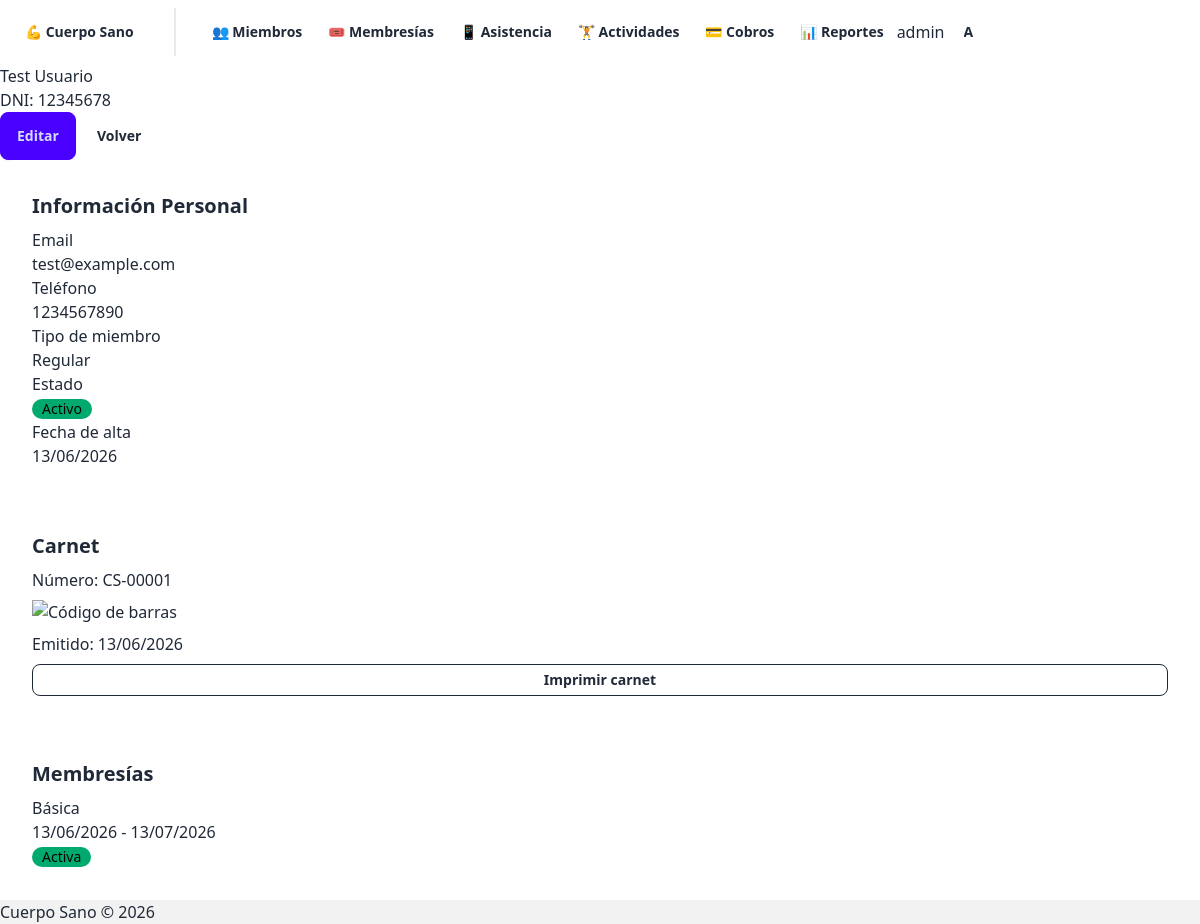
Before: /miembros/1/ (signed in) with the older database file.
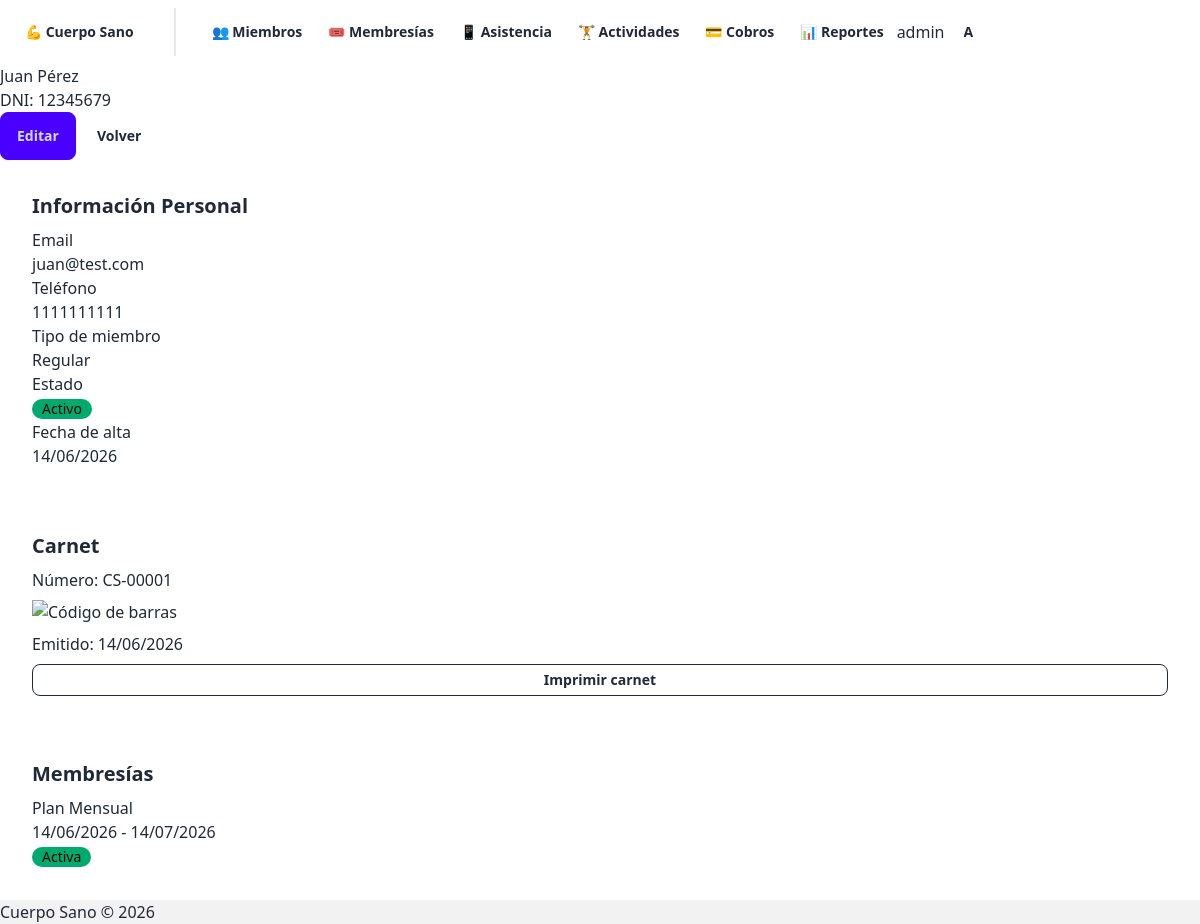
After: the same page with the newer database file.
### miembros/models.py (models this page shows, shortened)
class Miembro(models.Model):
    TIPO_CHOICES = [
        ('REGULAR', 'Regular'),
        ('ESTUDIANTE', 'Estudiante'),
        ('MAYOR', 'Persona Mayor'),
    ]
    nombre = models.CharField(max_length=100)
    apellido = models.CharField(max_length=100)
    dni = models.CharField(max_length=15, unique=True)
    email = models.EmailField(blank=True)
    telefono = models.CharField(max_length=20, blank=True)
    foto = CloudinaryField('foto', folder='miembros', blank=True, null=True)
    tipo_miembro = models.CharField(max_length=20, choices=TIPO_CHOICES, default='REGULAR')
    activo = models.BooleanField(default=True)
    fecha_alta = models.DateField(auto_now_add=True)
    def __str__(self):
        return f"{self.nombre} {self.apellido}"

class Carnet(models.Model):
    miembro = models.OneToOneField(Miembro, on_delete=models.CASCADE, related_name='carnet')
    numero_carnet = models.CharField(max_length=10, unique=True)
    codigo_barras_imagen = CloudinaryField('barcode', folder='carnets')
    fecha_emision = models.DateField(auto_now_add=True)

### membresias/models.py (models this page shows, shortened)
class Membresia(models.Model):
    ESTADO_CHOICES = [
        ('ACTIVA', 'Activa'),
        ('VENCIDA', 'Vencida'),
        ('CANCELADA', 'Cancelada')
    ]
    miembro = models.ForeignKey(Miembro, on_delete=models.CASCADE, related_name='membresias')
    tipo = models.ForeignKey(TipoMembresia, on_delete=models.PROTECT)
    fecha_inicio = models.DateField()
    fecha_fin = models.DateField()
    estado = models.CharField(max_length=20, choices=ESTADO_CHOICES, default='ACTIVA')
    class Meta:
        verbose_name_plural = 'Membresías'

class TipoMembresia(models.Model):
    nombre = models.CharField(max_length=100)
    descripcion = models.TextField(blank=True)
    precio = models.DecimalField(
        max_digits=10,
        decimal_places=2,
        validators=[MinValueValidator(Decimal('0.01'))]
    )
    duracion_dias = models.PositiveIntegerField()
    class Meta:
        verbose_name_plural = 'Tipos de membresía'

### miembros/views.py (the view)
# urls.py: path('<int:pk>/', views.detalle_miembro, name='detalle'),
@login_required
def detalle_miembro(request, pk):
    miembro = get_object_or_404(Miembro, pk=pk)
    try:
        carnet = miembro.carnet
    except Carnet.DoesNotExist:
        carnet = None
    context = {
        'miembro': miembro,
        'carnet': carnet,
    }
    return render(request, 'miembros/detalle.html', context)

### miembros/templatetags/custom_tags.py (called while the page is built)
@register.filter
def has_group(user, group_name):
    return user.groups.filter(name=group_name).exists()

### miembros/templates/miembros/detalle.html (shortened to what the changed rows need)
{% extends 'base.html' %}
{% block content %}
<div class="space-y-6">
    <div class="flex justify-between items-start">
        <div>
            <h1 class="text-3xl font-bold">{{ miembro.nombre }} {{ miembro.apellido }}</h1>
            <p class="text-gray-500">DNI: {{ miembro.dni }}</p>
        </div>
    </div>
    <div class="grid grid-cols-1 md:grid-cols-2 gap-6">
        <div class="card bg-base-100 shadow-md">
            <div class="card-body">
                <h2 class="card-title text-lg">Información Personal</h2>
                <div class="space-y-3">
                    <div>
                        <p class="text-sm text-gray-500">Email</p>
                        <p class="font-medium">{{ miembro.email|default:'No registrado' }}</p>
                    </div>
                    <div>
                        <p class="text-sm text-gray-500">Teléfono</p>
                        <p class="font-medium">{{ miembro.telefono|default:'No registrado' }}</p>
                    </div>
                    <div>
                        <p class="text-sm text-gray-500">Tipo de miembro</p>
                        <p class="font-medium">{{ miembro.get_tipo_miembro_display }}</p>
                    </div>
                    <div>
                        <p class="text-sm text-gray-500">Fecha de alta</p>
                        <p class="font-medium">{{ miembro.fecha_alta|date:'d/m/Y' }}</p>
                    </div>
                </div>
            </div>
        </div>
        <div class="space-y-4">
            {% if carnet %}
            <div class="card bg-base-100 shadow-md">
                <div class="card-body">
                    <h2 class="card-title text-lg">Carnet</h2>
                    <p class="text-sm">Número: <span class="font-mono font-bold">{{ carnet.numero_carnet }}</span></p>
                    {% if carnet.codigo_barras_imagen %}
                    <img src="{{ carnet.codigo_barras_imagen.url }}" alt="Código de barras" class="w-full">
                    {% endif %}
                    <p class="text-xs text-gray-500">Emitido: {{ carnet.fecha_emision|date:'d/m/Y' }}</p>
                    <a href="{% url 'miembros:carnet' miembro.pk %}" class="btn btn-sm btn-outline">Imprimir carnet</a>
                </div>
            </div>
            {% endif %}
        </div>
    </div>
    <div class="card bg-base-100 shadow-md">
        <div class="card-body">
            <h2 class="card-title text-lg">Membresías</h2>
            {% if miembro.membresias.all %}
            <div class="space-y-2">
                {% for membresia in miembro.membresias.all %}
                <div class="border rounded p-3">
                    <div class="flex justify-between items-start">
                        <div>
                            <p class="font-medium">{{ membresia.tipo.nombre }}</p>
                            <p class="text-sm text-gray-500">
                                {{ membresia.fecha_inicio|date:'d/m/Y' }} - {{ membresia.fecha_fin|date:'d/m/Y' }}
                            </p>
                        </div>
                        <span class="badge {% if membresia.estado == 'ACTIVA' %}badge-success{% elif membresia.estado == 'VENCIDA' %}badge-warning{% else %}badge-error{% endif %}">
                            {{ membresia.get_estado_display }}
                        </span>
                    </div>
                </div>
                {% endfor %}
            </div>
            {% else %}
            <p class="text-gray-500">No tiene membresías registradas</p>
            {% endif %}
        </div>
    </div>
</div>
{% endblock %}

Changed rows visible on the page:
changed Miembro "Regular": nombre "Test" → "Juan"; apellido "Usuario" → "Pérez"; dni "12345678" → "12345679"; email "test@example.com" → "juan@test.com"; telefono "1234567890" → "1111111111"; fecha_alta "13/06/2026" → "14/06/2026"
changed Carnet "CS-00001": fecha_emision "13/06/2026" → "14/06/2026"
changed Membresia "Activa": tipo.nombre "Básica" → "Plan Mensual"; fecha_inicio "13/06/2026" → "14/06/2026"; fecha_fin "13/07/2026" → "14/07/2026"
